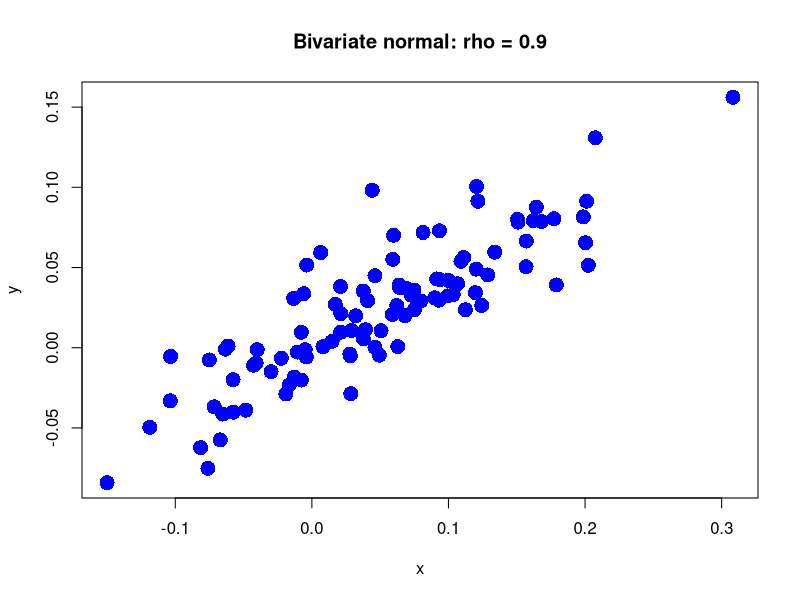
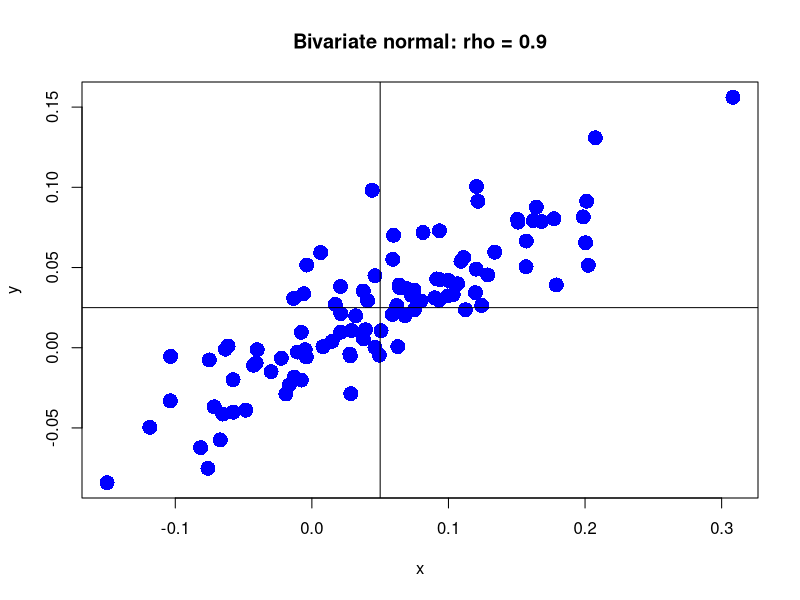
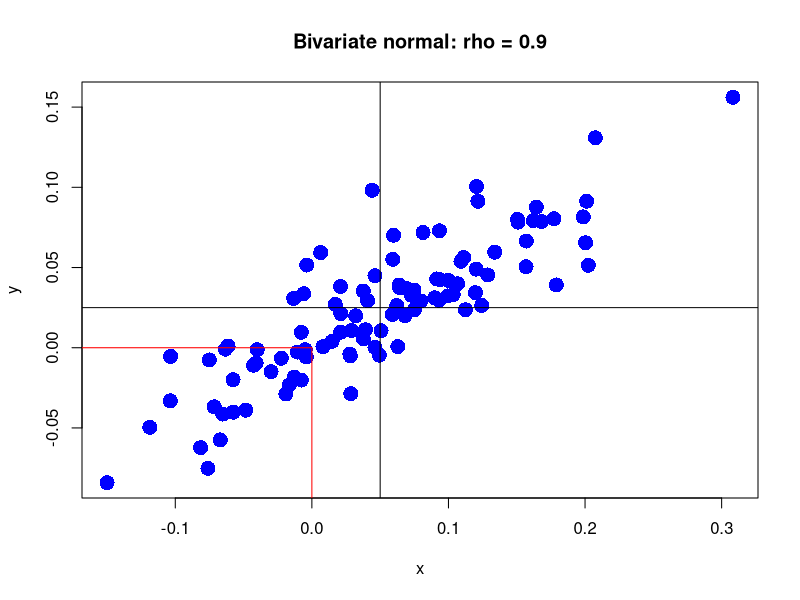
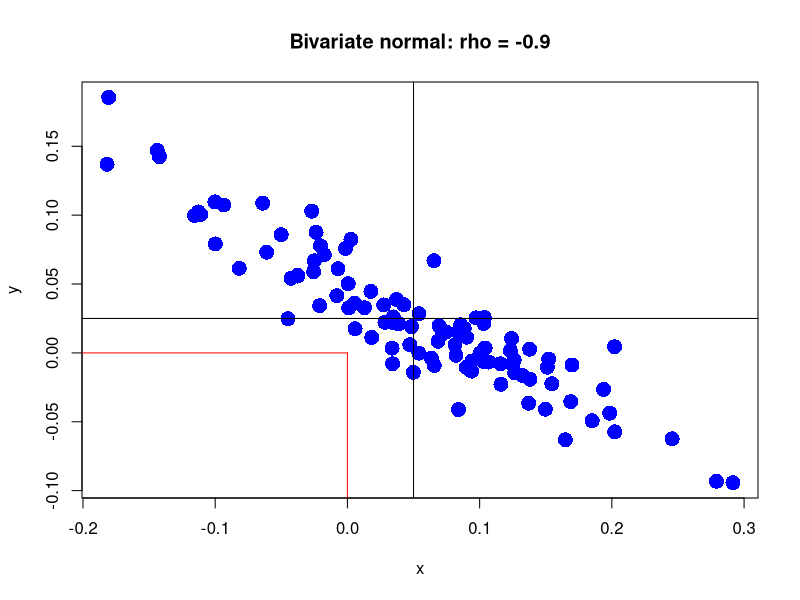
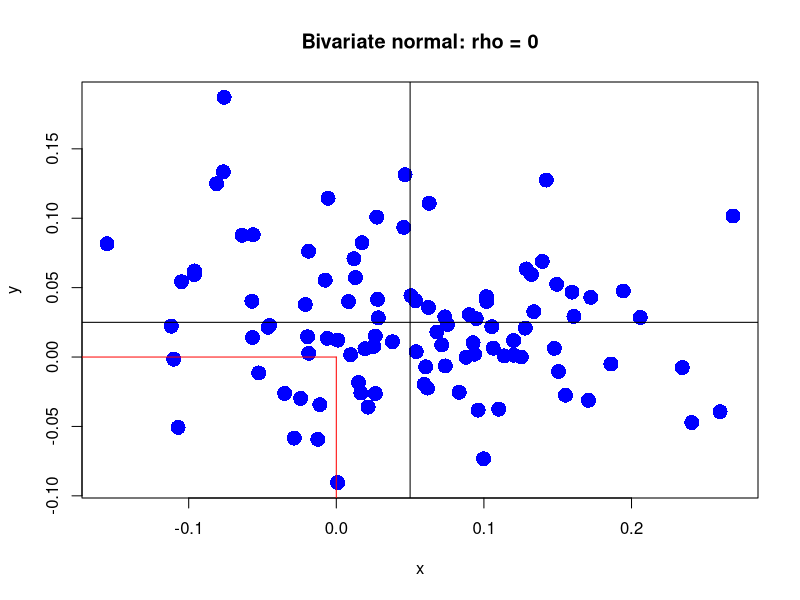

Recreate these plots in R, in order.
## ---- chunk 1
# Standard deviations and correlation
sig_x <- 0.10
sig_y <- 0.05
rho_xy <- 0.9

# Covariance between X and Y
sig_xy <- rho_xy * sig_x * sig_y

# Covariance matrix
Sigma_xy <-  matrix(c(sig_x ^ 2, sig_xy, sig_xy, sig_y ^ 2), 2, 2)
## ---- chunk 2
# Load the mvtnorm package
library("mvtnorm")

# The covariance matrix (Sigma_xy) is still in your workspace

# Means
mu_x <- 0.05
mu_y <- 0.025

# Simulate 100 observations
set.seed(123)  # for reproducibility
xy_vals <- rmvnorm(100, c(mu_x, mu_y), Sigma_xy)
  
# Have a look at the first observations
head(xy_vals)
## ---- chunk 3
# The simulated values (xy_vals) are still in your workspace
plot(xy_vals[, 1], xy_vals[, 2], pch = 16, cex = 2, col = 'blue',
     main = 'Bivariate normal: rho = 0.9', xlab = 'x', ylab = 'y')

# Create scatterplot
## ---- chunk 4
# Simulated values (xy_vals) and means (mu_x, mu_y) are still in your workspace

# create scatterplot
plot(xy_vals[, 1], xy_vals[, 2], pch = 16, cex = 2, col = "blue", 
     main = "Bivariate normal: rho = 0.9", xlab = "x", ylab = "y")

# Add lines
abline(h = mu_y, v = mu_x)
## ---- chunk 5
# Means (mu_x, mu_y) and covariance matrix (Sigma_xy) are still in your workspace

# create scatterplot
plot(xy_vals[, 1], xy_vals[, 2], pch = 16, cex = 2, col = "blue", 
     main = "Bivariate normal: rho = 0.9", xlab = "x", ylab = "y")

# Add lines
abline(h = mu_y, v = mu_x)

# Add line segments
segments(x0 = 0, y0 = -1e10, x1 = 0, y1 = 0, col = "red")
segments(x0 = -1e10, y0 = 0, x1 = 0, y1 = 0, col = "red")

# Compute joint probability
pmvnorm(c(-Inf, -Inf), c(0, 0), c(mu_x, mu_y), sigma = Sigma_xy)
## ---- chunk 6
# Standard deviations and correlation
sig_x <- 0.10
sig_y <- 0.05
rho_xy <- -0.9
sig_xy <- rho_xy * sig_x * sig_y
Sigma_xy <- matrix(c(sig_x ^ 2, sig_xy, sig_xy, sig_y ^ 2), nrow = 2, ncol = 2)
mu_x <- 0.05
mu_y <- 0.025

# Simulate 100 observations
set.seed(123)
xy_vals <- rmvnorm(100, mean = c(mu_x, mu_y), sigma = Sigma_xy)
head(xy_vals)

# Create plot
plot(xy_vals[, 1], xy_vals[, 2], pch = 16, cex = 2, col = "blue", 
     main = "Bivariate normal: rho = -0.9", xlab = "x", ylab = "y")
abline(h = mu_y, v = mu_x)
segments(x0 = 0, y0 = -1e10, x1 = 0, y1 = 0, col = "red")
segments(x0 = -1e10, y0 = 0, x1 = 0, y1 = 0, col = "red")

# Compute joint probability
pmvnorm(lower = c(-Inf, -Inf), upper = c(0, 0), 
        mean = c(mu_x, mu_y), sigma = Sigma_xy)
## ---- chunk 7
# Standard deviations and correlation
sig_x <- 0.10
sig_y <- 0.05
rho_xy <- 0
sig_xy <- rho_xy * sig_x * sig_y
Sigma_xy <- matrix(c(sig_x ^ 2, sig_xy, sig_xy, sig_y ^ 2), nrow = 2, ncol = 2)
mu_x <- 0.05
mu_y <- 0.025

# Simulate 100 observations
set.seed(123)
xy_vals <- rmvnorm(100, mean = c(mu_x, mu_y), sigma = Sigma_xy)
head(xy_vals)

# Create plot
plot(xy_vals[, 1], xy_vals[, 2], pch = 16, cex = 2, col = "blue", 
     main = "Bivariate normal: rho = 0", xlab = "x", ylab = "y")
abline(h = mu_y, v = mu_x)
segments(x0 = 0, y0 = -1e10, x1 = 0, y1 = 0, col = "red")
segments(x0 = -1e10, y0 = 0, x1 = 0, y1 = 0, col = "red")

# Compute joint probability
pmvnorm(lower = c(-Inf, -Inf), upper = c(0, 0), 
        mean = c(mu_x, mu_y), sigma = Sigma_xy)
## ---- chunk 8
0
## ---- chunk 9
-0.9
## ---- chunk 10
sig_x <- 0.10
sig_y <- 0.05
rho <- 0.9
sig_xy <- rho * sig_x * sig_y
Sigma_xy <- matrix(c(sig_x ^ 2, sig_xy, sig_xy, sig_y ^ 2), nrow = 2, ncol = 2)
mu_x <- 0.05
mu_y <- 0.025
pmvnorm(lower = c(-Inf, -Inf), upper = c(0, 0), mean = c(mu_x, mu_y), sigma = Sigma_xy)
## ---- chunk 11
sig_x <- 0.10
sig_y <- 0.05
rho <- 0
sig_xy <- rho * sig_x * sig_y
Sigma_xy <- matrix(c(sig_x ^ 2, sig_xy, sig_xy, sig_y ^ 2), nrow = 2, ncol = 2)
mu_x <- 0.05
mu_y <- 0.025
pmvnorm(lower = c(-Inf, -Inf), upper = c(0, 0), mean = c(mu_x, mu_y), sigma = Sigma_xy)
## ---- chunk 12
sig_x <- 0.10
sig_y <- 0.05
rho <- -0.9
sig_xy <- rho * sig_x * sig_y
Sigma_xy <- matrix(c(sig_x ^ 2, sig_xy, sig_xy, sig_y ^ 2), nrow = 2, ncol = 2)
mu_x <- 0.05
mu_y <- 0.025
pmvnorm(lower = c(-Inf, -Inf), upper = c(0, 0), mean = c(mu_x, mu_y), sigma = Sigma_xy)
